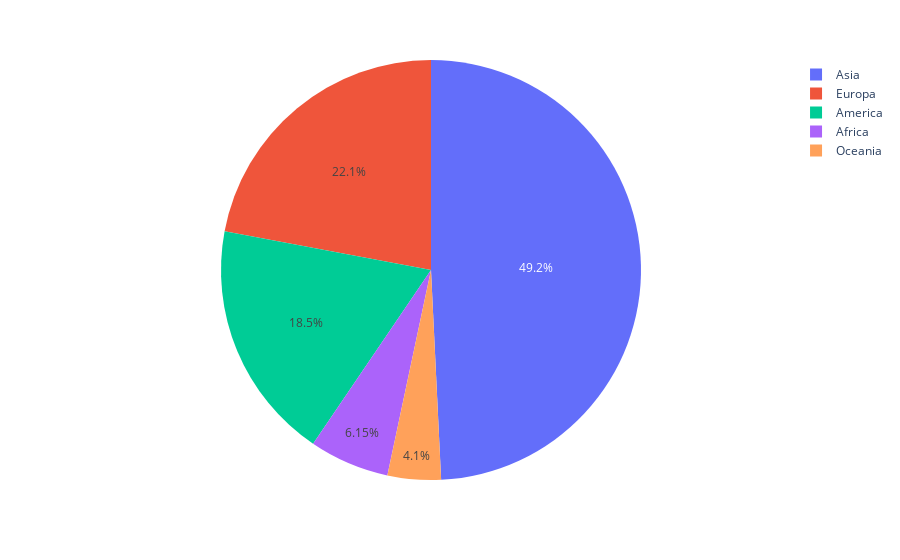

The cell this chart's notebook holds for it:
### Code cell
pie=px.pie(data_frame=number_of_countries_by_continent,names='Continent',values='Country')
pie

### Figure 1 — Plotly figure (JSON) as saved in the notebook; plotly's stock layout.template omitted (floating-point values rounded to 4 significant figures)
{"data": [{"domain": {"x": [0, 1], "y": [0, 1]}, "hovertemplate": "Continent=%{label}<br>Country=%{value}<extra></extra>", "labels": ["Africa", "America", "Asia", "Europa", "Oceania"], "legendgroup": "", "name": "", "showlegend": true, "type": "pie", "values": [12, 36, 96, 43, 8]}], "layout": {"legend": {"tracegroupgap": 0}, "margin": {"t": 60}}}
